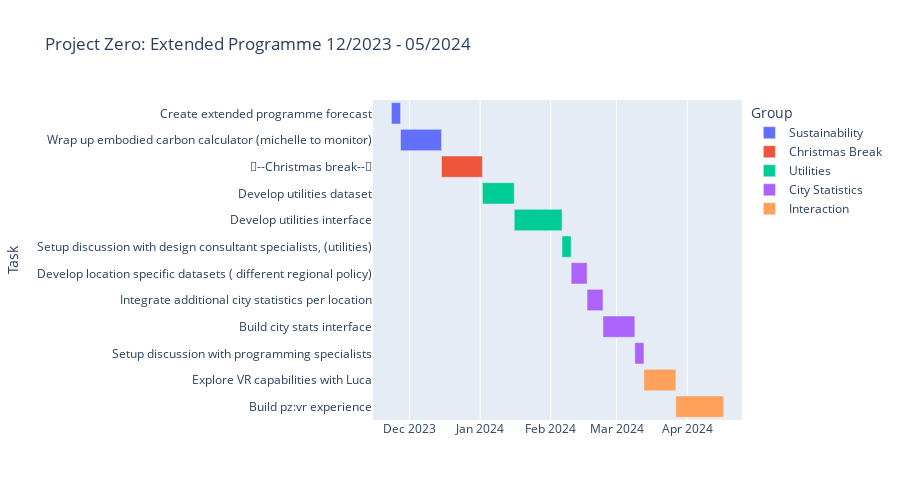

Notebook source saved alongside this figure:
### Markdown cell above
**General Overview of tasks**

### Code cell
import pandas as pd
import plotly.express as px
import matplotlib.pyplot as plt

# Create tasks with a new 'Group' column
df = pd.DataFrame([
    # Sustainability
    {'Task': 'Create extended programme forecast', 'duration': 4, 'Group': 'Sustainability'},
    {'Task': 'Wrap up embodied carbon calculator (michelle to monitor)', 'duration': 18, 'Group': 'Sustainability'},

    # Christmas Break
    {'Task': '🎅--Christmas break--🎅', 'duration': 18, 'Group': 'Christmas Break'},


    # Utilities
    {'Task': 'Develop utilities dataset', 'duration': 14, 'Group': 'Utilities'},
    {'Task': 'Develop utilities interface', 'duration': 21, 'Group': 'Utilities'},
    {'Task': 'Setup discussion with design consultant specialists, (utilities)', 'duration': 4, 'Group': 'Utilities'},

    # City Statistics
    {'Task': 'Develop location specific datasets ( different regional policy)', 'duration': 7, 'Group': 'City Statistics'},
    {'Task': 'Integrate additional city statistics per location', 'duration': 7, 'Group': 'City Statistics'},
    {'Task': 'Build city stats interface', 'duration': 14, 'Group': 'City Statistics'},
    {'Task': 'Setup discussion with programming specialists', 'duration': 4, 'Group': 'City Statistics'},

    # VR Interaction
    {'Task': 'Explore VR capabilities with Luca', 'duration': 14, 'Group': 'Interaction'},
    {'Task': 'Build pz:vr experience', 'duration': 21, 'Group': 'Interaction'}
])

# Set your desired start date
start_date = pd.to_datetime('2023-11-23')

# Calculate start and end dates based on the cumulative sum of durations
df['start'] = start_date + pd.to_timedelta(df['duration'].cumsum() - df['duration'], unit='D')
df['end'] = start_date + pd.to_timedelta(df['duration'].cumsum(), unit='D')

# Change the color theme to 'plotly_dark'
fig = px.timeline(
    data_frame=df,
    x_start="start",
    x_end="end",
    y="Task",
    color='Group',
    title='Project Zero: Extended Programme 12/2023 - 05/2024',
    height=500,
    #template='plotly_dark'
)

fig.update_yaxes(autorange="reversed")

### Figure 1 — Plotly figure (JSON) as saved in the notebook; plotly's stock layout.template omitted (floating-point values rounded to 4 significant figures)
{"data": [{"alignmentgroup": "True", "base": ["2023-11-23T00:00:00", "2023-11-27T00:00:00"], "hovertemplate": "Group=Sustainability<br>start=%{base}<br>end=%{x}<br>Task=%{y}<extra></extra>", "legendgroup": "Sustainability", "marker": {"color": "#636efa", "pattern": {"shape": ""}}, "name": "Sustainability", "offsetgroup": "Sustainability", "orientation": "h", "showlegend": true, "textposition": "auto", "type": "bar", "x": [345600000, 1555200000], "xaxis": "x", "y": ["Create extended programme forecast", "Wrap up embodied carbon calculator (michelle to monitor)"], "yaxis": "y"}, {"alignmentgroup": "True", "base": ["2023-12-15T00:00:00"], "hovertemplate": "Group=Christmas Break<br>start=%{base}<br>end=%{x}<br>Task=%{y}<extra></extra>", "legendgroup": "Christmas Break", "marker": {"color": "#EF553B", "pattern": {"shape": ""}}, "name": "Christmas Break", "offsetgroup": "Christmas Break", "orientation": "h", "showlegend": true, "textposition": "auto", "type": "bar", "x": [1555200000], "xaxis": "x", "y": ["🎅--Christmas break--🎅"], "yaxis": "y"}, {"alignmentgroup": "True", "base": ["2024-01-02T00:00:00", "2024-01-16T00:00:00", "2024-02-06T00:00:00"], "hovertemplate": "Group=Utilities<br>start=%{base}<br>end=%{x}<br>Task=%{y}<extra></extra>", "legendgroup": "Utilities", "marker": {"color": "#00cc96", "pattern": {"shape": ""}}, "name": "Utilities", "offsetgroup": "Utilities", "orientation": "h", "showlegend": true, "textposition": "auto", "type": "bar", "x": [1209600000, 1814400000, 345600000], "xaxis": "x", "y": ["Develop utilities dataset", "Develop utilities interface", "Setup discussion with design consultant specialists, (utilities)"], "yaxis": "y"}, {"alignmentgroup": "True", "base": ["2024-02-10T00:00:00", "2024-02-17T00:00:00", "2024-02-24T00:00:00", "2024-03-09T00:00:00"], "hovertemplate": "Group=City Statistics<br>start=%{base}<br>end=%{x}<br>Task=%{y}<extra></extra>", "legendgroup": "City Statistics", "marker": {"color": "#ab63fa", "pattern": {"shape": ""}}, "name": "City Statistics", "offsetgroup": "City Statistics", "orientation": "h", "showlegend": true, "textposition": "auto", "type": "bar", "x": [604800000, 604800000, 1209600000, 345600000], "xaxis": "x", "y": ["Develop location specific datasets ( different regional policy)", "Integrate additional city statistics per location", "Build city stats interface", "Setup discussion with programming specialists"], "yaxis": "y"}, {"alignmentgroup": "True", "base": ["2024-03-13T00:00:00", "2024-03-27T00:00:00"], "hovertemplate": "Group=Interaction<br>start=%{base}<br>end=%{x}<br>Task=%{y}<extra></extra>", "legendgroup": "Interaction", "marker": {"color": "#FFA15A", "pattern": {"shape": ""}}, "name": "Interaction", "offsetgroup": "Interaction", "orientation": "h", "showlegend": true, "textposition": "auto", "type": "bar", "x": [1209600000, 1814400000], "xaxis": "x", "y": ["Explore VR capabilities with Luca", "Build pz:vr experience"], "yaxis": "y"}], "layout": {"barmode": "overlay", "height": 500, "legend": {"title": {"text": "Group"}, "tracegroupgap": 0}, "title": {"text": "Project Zero: Extended Programme 12/2023 - 05/2024"}, "xaxis": {"anchor": "y", "domain": [0, 1], "type": "date"}, "yaxis": {"anchor": "x", "autorange": "reversed", "domain": [0, 1], "title": {"text": "Task"}}}}
